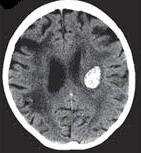
%> input picture Database/5.JPG, 141 x 153 px
$ octave Brain_DWT_PCA.m   (GNU Octave 9; MATLAB toolbox functions it lacks are replaced by stand-ins)
%> lines starting %> are read from the running program, lines starting %| are printed output that depends on the picture; in (x1, y1, x2, y2) boxes, pixels count from 0 and x2, y2 are one past the last pixel; in counts of white or black regions, pixels touching at a corner belong together; the program's own positions count from 1
% Project Title: Brain MRI Classification using DWT & PCA
close all
clc
clear all
[filename,pathname] = uigetfile({'*.*';'*.bmp';'*.tif';'*.gif';'*.png'},'Pick an Image File');
%> the answer given: ../Database/5.JPG
I = imread([pathname,filename]);
%> I is the input picture: size 153x141x3 uint8; mean R, G, B 106.6, 106.4, 107.9
figure, imshow(I); title('Brain MRI Image');
I = imresize(I,[200,200]);
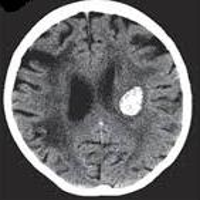
%> I: size 200x200x3 uint8; mean R, G, B 106.6, 106.3, 107.9
% Convert to grayscale
gray = rgb2gray(I);
% Otsu Binarization for segmentation
level = graythresh(I);
%> level = 0.616
img = im2bw(I,level);
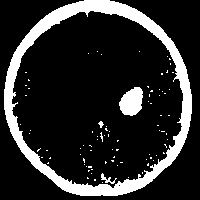
%> img: size 200x200 logical; 16.7% white; 86 white regions (82 under 20 px), largest, box (x1, y1, x2, y2) and area: (4, 0, 192, 196) 5876, (119, 87, 143, 116) 507, (101, 173, 117, 184) 59, (98, 121, 104, 128) 23
img2 = bwareaopen(img,80);
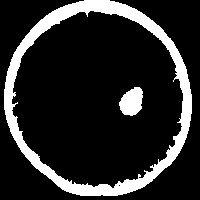
%> img2: size 200x200 logical; 16% white; 2 white regions, box (x1, y1, x2, y2) and area: (4, 0, 192, 196) 5876, (119, 87, 143, 116) 507
figure, imshow(img2);title('Tumor Detected Image');
% K means Clustering to segment tumor
cform = makecform('srgb2lab');
% Apply the colorform
lab_he = applycform(I,cform);
%> lab_he: size 200x200x3 uint8; mean of channels 1, 2, 3 111.2, 128.2, 127.3

% Classify the colors in a*b* colorspace using K means clustering.
% Since the image has 3 colors create 3 clusters.
% Measure the distance using Euclidean Distance Metric.
ab = double(lab_he(:,:,2:3));
nrows = size(ab,1);
%> nrows = 200
ncols = size(ab,2);
%> ncols = 200
ab = reshape(ab,nrows*ncols,2);
nColors = 1;
[cluster_idx cluster_center] = kmeans(ab,nColors,'distance','sqEuclidean', ...
                                      'Replicates',1);
%> cluster_center = [128.2 127.3]
%[cluster_idx cluster_center] = kmeans(ab,nColors,'distance','sqEuclidean','Replicates',3);
% Label every pixel in tha image using results from K means
pixel_labels = reshape(cluster_idx,nrows,ncols);
%> pixel_labels: size 200x200 double; every value is 1
%figure,imshow(pixel_labels,[]), title('Image Labeled by Cluster Index');

% Create a blank cell array to store the results of clustering
segmented_images = cell(1,3);
% Create RGB label using pixel_labels
rgb_label = repmat(pixel_labels,[1,1,3]);
%> rgb_label: size 200x200x3 double; every value is 1

for k = 1:nColors
    colors = I;
    colors(rgb_label ~= k) = 0;
    segmented_images{k} = colors;
end
%> after the loop, segmented_images = 3 items

%
figure, imshow(segmented_images{1});title('Objects in Cluster 1');

%figure, imshow(segmented_images{2});title('Objects in Cluster 2');

seg_img = im2bw(segmented_images{1});
%> seg_img: size 200x200 logical; 29.2% white; 127 white regions (108 under 20 px), largest, box (x1, y1, x2, y2) and area: (3, 0, 192, 196) 9240, (119, 86, 144, 117) 553, (74, 136, 102, 176) 338
figure, imshow(seg_img);title('Segmented Tumor');
%seg_img = img;
% Extract features using DWT
x = double(seg_img);
m = size(seg_img,1);
%> m = 200
n = size(seg_img,2);
%> n = 200
% [9 lines of commented-out code are left out]
signal1 = seg_img(:,:);
%Feat = getmswpfeat(signal,winsize,wininc,J,'matlab');
%Features = getmswpfeat(signal,winsize,wininc,J,'matlab');

[cA1,cH1,cV1,cD1] = dwt2(signal1,'db4');
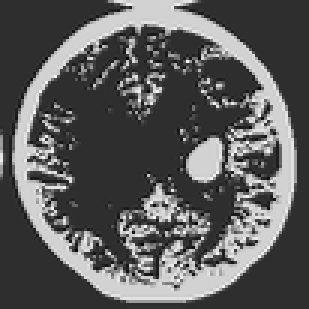
%> cA1: size 103x103 double (shown 3 times larger); min -0.567, max 2.54, mean 0.564; drawn with min black and max white
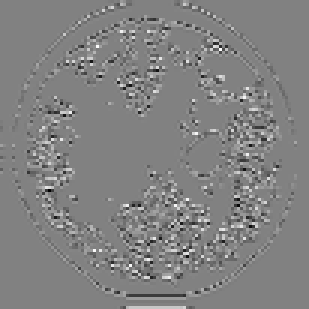
%> cH1: size 103x103 double (shown 3 times larger); min -1.27, max 1.23, mean 0.00621; drawn with min black and max white
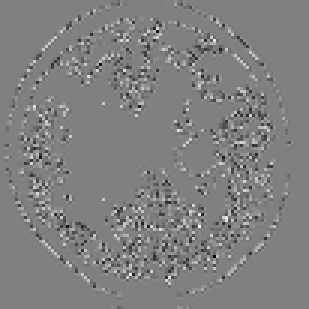
%> cD1: size 103x103 double (shown 3 times larger); min -0.913, max 0.9, mean 0.000198; drawn with min black and max white
[cA2,cH2,cV2,cD2] = dwt2(cA1,'db4');
[cA3,cH3,cV3,cD3] = dwt2(cA2,'db4');

DWT_feat = [cA3,cH3,cV3,cD3];
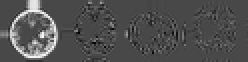
%> DWT_feat: size 31x124 double (shown 2 times larger); min -3.75, max 9.41, mean 0.447; drawn with min black and max white
G = pca(DWT_feat);
whos DWT_feat
whos G
g = graycomatrix(G);
%> g = [3183 195 43 5 0 0 0 0; 187 32 8 1 0 0 0 0; 49 7 2 1 0 0 0 0; 5 1 1 0 0 0 0 0; 0 0 0 0 0 0 0 0; 0 0 0 0 0 0 0 0; 0 0 0 0 0 0 0 0; 0 0 0 0 0 0 0 0]
stats = graycoprops(g,'Contrast Correlation Energy Homogeneity');
%> stats = {Contrast 0.233}
Contrast = stats.Contrast;
%> Contrast = 0.233
%> (the run ends here)
